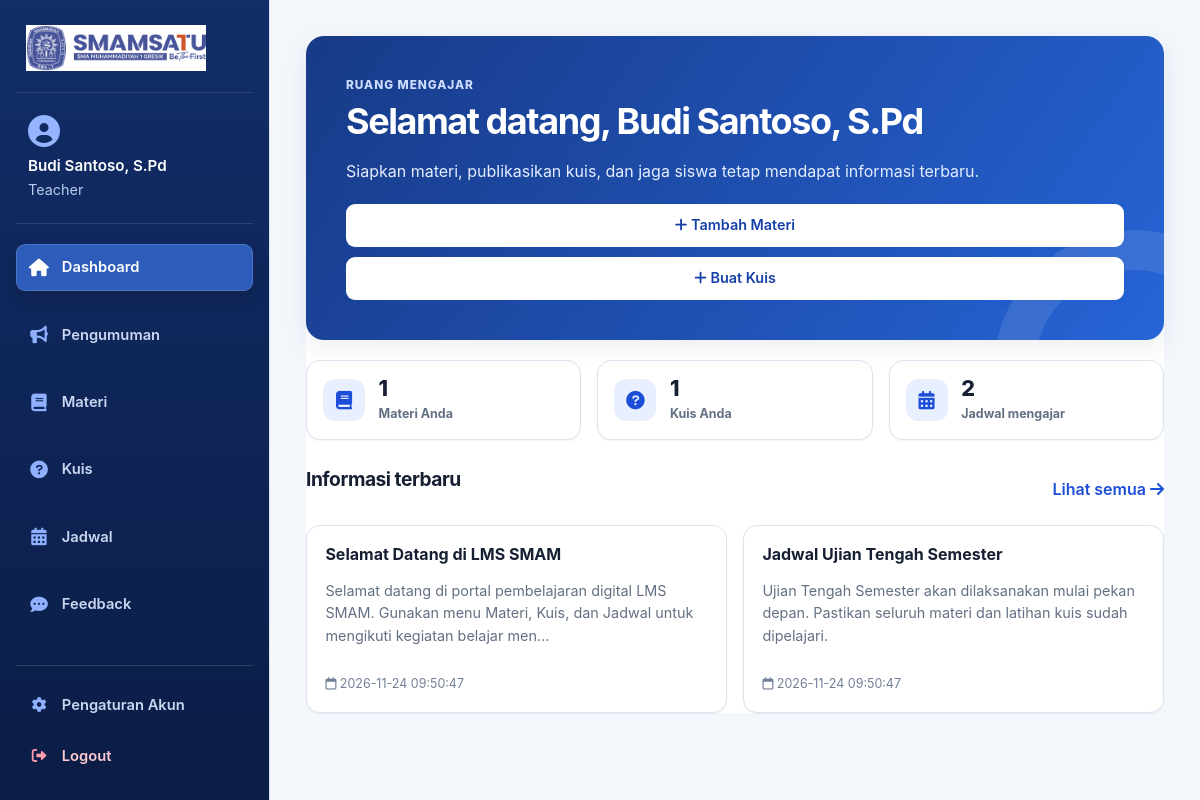
Screenshot of /dashboard/dashboard_teacher.php (signed in) with the database file from the repository.
### tables this page shows
CREATE TABLE IF NOT EXISTS announcements (
    id INT AUTO_INCREMENT PRIMARY KEY,
    title VARCHAR(255) NOT NULL,
    body TEXT NOT NULL,
    created_by INT NOT NULL,
    created_at TIMESTAMP DEFAULT CURRENT_TIMESTAMP,
    FOREIGN KEY (created_by) REFERENCES users(id) ON DELETE CASCADE
);

### dashboard/dashboard_teacher.php (the view, shortened to what this page needs)
<?php
require '../includes/db.php';
try {
    $stmt = $pdo->query("SELECT title, body, created_at FROM announcements ORDER BY created_at DESC LIMIT 3");
    $announcements = $stmt->fetchAll(PDO::FETCH_ASSOC);
    $teacherId = $_SESSION['user_id'];
    $statement = $pdo->prepare("SELECT COUNT(*) FROM materials WHERE created_by = ?");
    $statement->execute([$teacherId]);
    $materials = (int) $statement->fetchColumn();
    $statement = $pdo->prepare("SELECT COUNT(*) FROM quizzes WHERE created_by = ?");
    $statement->execute([$teacherId]);
    $quizzes = (int) $statement->fetchColumn();
    $statement = $pdo->prepare("SELECT COUNT(*) FROM schedules WHERE teacher_id = ?");
    $statement->execute([$teacherId]);
    $schedules = (int) $statement->fetchColumn();
} catch (PDOException $e) {
    die("Database error: " . htmlspecialchars($e->getMessage()));
}
?>
<!DOCTYPE html>
<html lang="id">
<head>
    <link rel="stylesheet" href="https://cdnjs.cloudflare.com/ajax/libs/font-awesome/6.0.0-beta3/css/all.min.css">
    <link rel="stylesheet" href="../assets/css/style.css">
</head>
<body class="app-layout">
    <?php include '../layout/sidebar.php'; ?>
    <main class="main-content">
        <div class="container">
            <section class="dashboard-hero">
                <span class="page-header__eyebrow" style="color:#cbdcff">Ruang Mengajar</span>
                <h1>Selamat datang, <?= htmlspecialchars($_SESSION['name']) ?></h1>
                <p>Siapkan materi, publikasikan kuis, dan jaga siswa tetap mendapat informasi terbaru.</p>
                <div class="hero-actions">
                    <a class="btn" href="../materials/add.php"><i class="fas fa-plus"></i> Tambah Materi</a>
                    <a class="btn" href="../quiz/add.php"><i class="fas fa-plus"></i> Buat Kuis</a>
                </div>
            </section>
            <section class="stats-grid" aria-label="Ringkasan aktivitas mengajar">
                <article class="stat-card"><span class="stat-card__icon"><i class="fas fa-book"></i></span><div><strong class="stat-card__value"><?= $materials ?></strong><span class="stat-card__label">Materi Anda</span></div></article>
                <article class="stat-card"><span class="stat-card__icon"><i class="fas fa-question-circle"></i></span><div><strong class="stat-card__value"><?= $quizzes ?></strong><span class="stat-card__label">Kuis Anda</span></div></article>
                <article class="stat-card"><span class="stat-card__icon"><i class="fas fa-calendar-alt"></i></span><div><strong class="stat-card__value"><?= $schedules ?></strong><span class="stat-card__label">Jadwal mengajar</span></div></article>
            </section>
            <section class="news-section">
                <div class="section-heading"><h2>Informasi terbaru</h2><a href="../announcements/list.php">Lihat semua <i class="fas fa-arrow-right"></i></a></div>
                <div class="news-grid">
                    <?php if (empty($announcements)): ?>
                        <div class="news-card"><div class="news-content"><h3>Belum ada pengumuman</h3><p>Buat pengumuman untuk menyampaikan informasi penting kepada kelas Anda.</p></div></div>
                    <?php else: ?>
                        <?php foreach ($announcements as $announcement): ?>
                            <article class="news-card"><div class="news-content"><h3><?= htmlspecialchars($announcement['title']) ?></h3><p><?= htmlspecialchars(substr($announcement['body'], 0, 130) . (strlen($announcement['body']) > 130 ? '…' : '')) ?></p></div><span class="news-meta"><i class="far fa-calendar"></i> <?= htmlspecialchars($announcement['created_at']) ?></span></article>
                        <?php endforeach; ?>
                    <?php endif; ?>
                </div>
            </section>
        </div>
    </main>
</body>
</html>

### rows the page displays
announcements: title "Selamat Datang di LMS SMAM", body "Selamat datang di portal pembelajaran digital LMS SMAM. Gunakan menu Materi, Kuis, dan Jadwal untuk mengikuti kegiatan belajar men…", created_at "2026-11-24 09:50:47"
announcements: title "Jadwal Ujian Tengah Semester", body "Ujian Tengah Semester akan dilaksanakan mulai pekan depan. Pastikan seluruh materi dan latihan kuis sudah dipelajari.", created_at "2026-11-24 09:50:47"

### other values shown
$_SESSION['name'] "Budi Santoso, S.Pd"
$_SESSION['role'] "Teacher"
$label "Dashboard Pengumuman Materi Kuis Jadwal Feedback"
$materials "1"
$quizzes "1"
$schedules "2"
